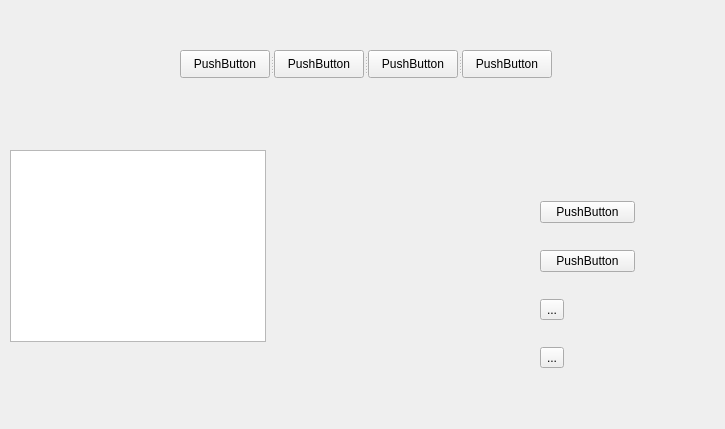
<?xml version="1.0" encoding="UTF-8"?>
<ui version="4.0">
 <class>Form</class>
 <widget class="QWidget" name="Form">
  <property name="geometry">
   <rect>
    <x>0</x>
    <y>0</y>
    <width>725</width>
    <height>429</height>
   </rect>
  </property>
  <property name="windowTitle">
   <string>Form</string>
  </property>
  <widget class="QWidget" name="horizontalLayoutWidget">
   <property name="geometry">
    <rect>
     <x>540</x>
     <y>180</y>
     <width>95</width>
     <height>211</height>
    </rect>
   </property>
   <layout class="QVBoxLayout" name="verticalLayout">
    <item>
     <widget class="QPushButton" name="pushButton_5">
      <property name="text">
       <string>PushButton</string>
      </property>
     </widget>
    </item>
    <item>
     <widget class="QPushButton" name="pushButton_6">
      <property name="text">
       <string>PushButton</string>
      </property>
     </widget>
    </item>
    <item>
     <widget class="QToolButton" name="toolButton">
      <property name="text">
       <string>...</string>
      </property>
     </widget>
    </item>
    <item>
     <widget class="QToolButton" name="toolButton_2">
      <property name="text">
       <string>...</string>
      </property>
     </widget>
    </item>
   </layout>
  </widget>
  <widget class="QListWidget" name="listWidget">
   <property name="geometry">
    <rect>
     <x>10</x>
     <y>150</y>
     <width>256</width>
     <height>192</height>
    </rect>
   </property>
  </widget>
  <widget class="QSplitter" name="splitter">
   <property name="geometry">
    <rect>
     <x>180</x>
     <y>50</y>
     <width>372</width>
     <height>28</height>
    </rect>
   </property>
   <property name="orientation">
    <enum>Qt::Horizontal</enum>
   </property>
   <widget class="QPushButton" name="pushButton">
    <property name="text">
     <string>PushButton</string>
    </property>
   </widget>
   <widget class="QPushButton" name="pushButton_2">
    <property name="text">
     <string>PushButton</string>
    </property>
   </widget>
   <widget class="QPushButton" name="pushButton_4">
    <property name="text">
     <string>PushButton</string>
    </property>
   </widget>
   <widget class="QPushButton" name="pushButton_3">
    <property name="text">
     <string>PushButton</string>
    </property>
   </widget>
  </widget>
 </widget>
 <resources/>
 <connections/>
</ui>
